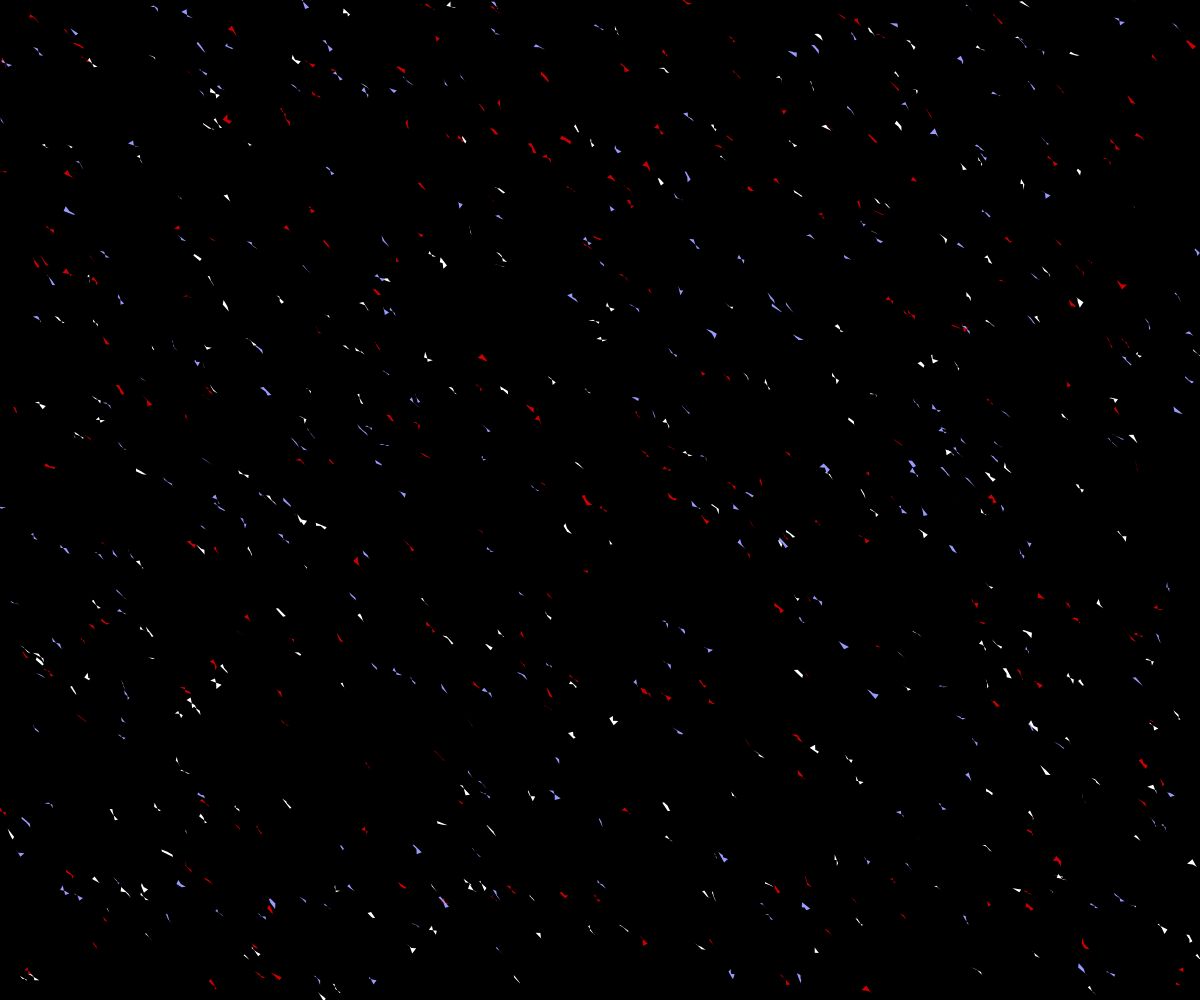
Frame 1 (no input)
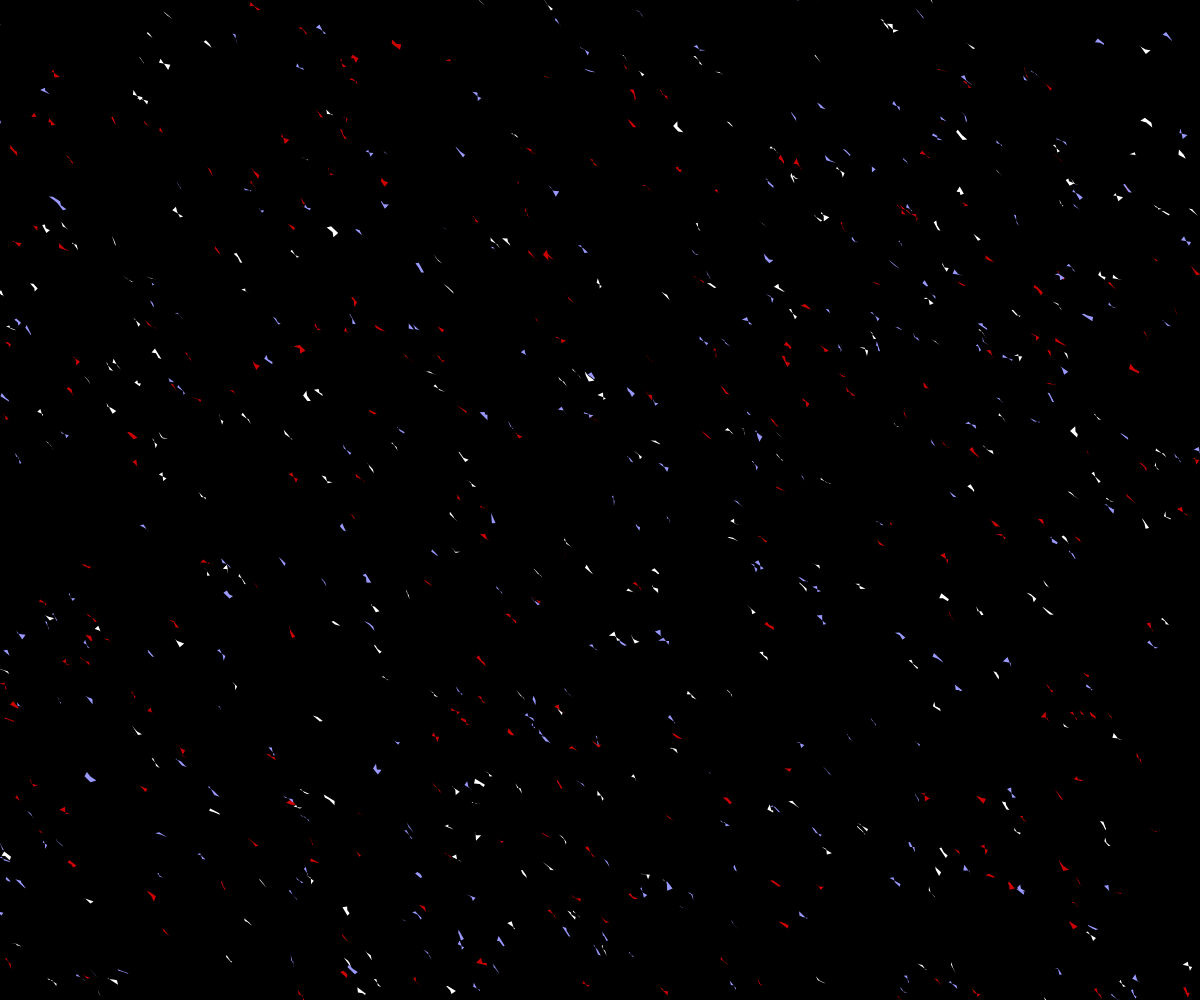
Frame 2 (the mouse pressed at the canvas centre, redrawn once)

The p5.js sketch that drew these frames (run headless with seeded random() and noise() and a simulated clock; the mouse was pressed at the canvas centre and the sketch redrawn once):

// p5.js sketch
// ── sketch.js
function setup() {
  createCanvas(windowWidth,windowHeight);
}

function draw() {
  background (0); //Black background 
  
  noStroke();
  
  //Draw pattern
  
  for (var i = 0; i <= 900; i++) {
    if(i<=300) {
      fill(204,0,0); //Red
    }
    else if (i>300 && i<600) {
      fill(255); //White
    }
    else{
      fill(153,153,255); //Purple
    }
  var xr = random(-100, windowWidth); //Randon position x
  var yr = random(-100, windowHeight); //Randon position y
  
  //Randon sizes
  
  var r1 = random (6);
  var r2 = random (6);
  var r3 = random (6);
  var r4 = random (6);
  var r5 = random (6);
  var r6 = random (6);
  var r7 = random (6);
  var r8 = random (6);
  
  beginShape();
  vertex(xr, yr);
  vertex(xr+r1, yr+r2);
  vertex(xr+r3, yr+r4);
  vertex(xr-r5, yr-r6);
  vertex(xr-r7, yr-r8);
  endShape ();
    
  }
  
  noLoop();

}
